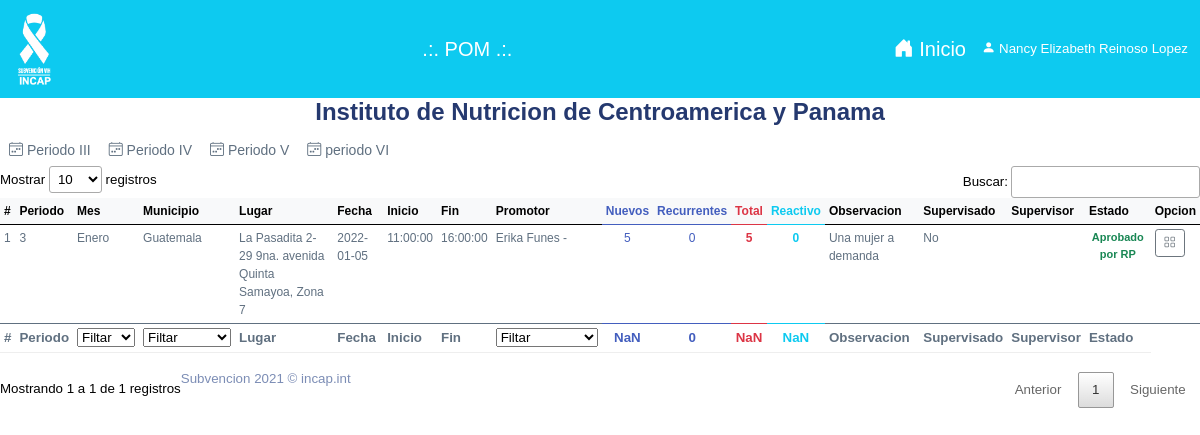
Page /vistas/enlacerp/pom/pom.php?id=1 (signed in) on the committed database.
### tables this page shows
CREATE TABLE IF NOT EXISTS `usuario` (
  `idUsuario` INT NOT NULL,
  `persona_id` INT NOT NULL,
  `rol` VARCHAR(24) NOT NULL,
  `usuario` VARCHAR(32) NULL,
  `pass` LONGTEXT NULL,
  `subreceptor_id` INT NOT NULL,
  `estado` TINYINT NULL,
  PRIMARY KEY (`idUsuario`));

CREATE TABLE IF NOT EXISTS `persona` (
  `idPersona` INT NOT NULL,
  `codigo` VARCHAR(16) NULL,
  `nombre` VARCHAR(50) NULL,
  `apellido` VARCHAR(50) NULL,
  `telefono` VARCHAR(12) NULL,
  `correo` VARCHAR(45) NULL,
  PRIMARY KEY (`idPersona`));

CREATE TABLE IF NOT EXISTS `subreceptor` (
  `idSubreceptor` INT NOT NULL,
  `codigo` VARCHAR(24) NULL,
  `nombre` VARCHAR(100) NULL,
  `enatural` INT NULL DEFAULT NULL,
  `esabor` INT NULL DEFAULT NULL,
  `efemenino` INT NULL DEFAULT NULL,
  `elubricante` INT NULL DEFAULT NULL,
  `ppvih` FLOAT NULL DEFAULT NULL,
  `pautoprueba` FLOAT NULL DEFAULT NULL,
  PRIMARY KEY (`idSubreceptor`));

CREATE TABLE IF NOT EXISTS `pom` (
  `idPom` INT NOT NULL,
  `periodo` INT NULL,
  `mes` VARCHAR(16) NULL,
  `municipio` VARCHAR(16) NULL,
  `fecha` DATE NULL,
  `horaInicio` TIME NULL,
  `horaFin` TIME NULL,
  `lugar` TEXT NULL,
  `promotor_id` INT NOT NULL,
  `pNuevo` FLOAT NULL,
  `pRecurrente` FLOAT NULL,
  `cnatural` FLOAT NULL,
  `csabor` FLOAT NULL,
  `cfemenino` FLOAT NULL,
  `lubricante` FLOAT NULL,
  `pruebaVIH` FLOAT NULL,
  `autoprueba` FLOAT NULL,
  `reactivo` FLOAT NULL,
  `sifilis` FLOAT NULL,
  `observacion` TEXT NULL,
  `poa_id` INT NOT NULL,
  `estado` VARCHAR(24) NULL,
  `subreceptor_id` INT NOT NULL,
  `movil` TINYINT NULL DEFAULT 0,
  `supervisado` TINYINT NULL,
  `supervisor` VARCHAR(50) NULL,
  PRIMARY KEY (`idPom`));

CREATE TABLE IF NOT EXISTS `catalogo` (
  `codigo` VARCHAR(24) NOT NULL,
  `nombre` VARCHAR(100) NULL,
  `descripcion` TEXT NULL,
  `categoria` VARCHAR(32) NULL,
  PRIMARY KEY (`codigo`));

### vistas/enlacerp/pom/periodo_3.php (the view, shortened to what this page needs)
<table class="table table-sm table-hover" id="pom_periodo_3" aria-describedby="pom del periodo 3">
    <thead style="font-size: 12px;" class="table-light">
        <th scope>#</th>
        <th scope>Periodo</th>
        <th scope>Mes</th>
        <th scope>Municipio</th>
        <th scope>Lugar</th>
        <th scope>Fecha</th>
        <th scope>Inicio</th>
        <th scope>Fin</th>
        <th scope>Promotor</th>
        <th class="text-center text-primary" scope>Nuevos</th>
        <th class="text-center text-primary" scope>Recurrentes</th>
        <th class="text-center text-danger" scope>Total</th>
        <th class="text-center text-info" scope>Reactivo</th>
        <th scope>Observacion</th>
        <th scope>Supervisado</th>
        <th scope>Supervisor</th>
        <th scope>Estado</th>
        <th scope>Opcion</th>
    </thead>
    <tbody style="font-size: 12px;">
        <?php
        $contap_3 = 1;
        $sqlp_3 = "SELECT DISTINCT t2.subreceptor_id, t2.idPom, t2.periodo, t3.nombre AS mes, t4.nombre AS municipio, t2.lugar, t2.fecha,
        t2.horaInicio, t2.horaFin, t6.codigo, CONCAT(t6.nombre, ' ', t6.apellido) as nombres, t2.pNuevo, t2.pRecurrente,
         (t2.pNuevo + t2.pRecurrente) as total, t2.cnatural, t2.csabor, t2.cfemenino, t2.lubricante, t2.pruebaVIH,
         t2.autoprueba, t2.reactivo, t2.sifilis, t2.observacion,
        t2.supervisado, t2.supervisor, t2.estado FROM pom t2
        LEFT JOIN catalogo t3 ON t3.codigo = t2.mes
        LEFT JOIN catalogo t4 ON t4.codigo = t2.municipio
        LEFT JOIN promotor t5 ON t5.idPromotor = t2.promotor_id
        LEFT JOIN persona t6 ON t6.idPersona = t5.persona_id
        LEFT JOIN poa t7 ON t7.idPoa = t2.poa_id
        WHERE t2.periodo = 3 AND t7.subreceptor_id = $SUBRECEPTOR
        AND t2.estado NOT IN (SELECT estado FROM pom HAVING estado IN ('PR01', 'PR02', 'PR03','ES01')) ORDER BY t2.estado";
        if ($resp_3 = $enlace->query($sqlp_3)) {
            while ($periodo_3 = $resp_3->fetch_assoc()) { ?>
                <tr>
                    <td><?php echo $contap_3++; ?></td>
                    <td><?php echo $periodo_3['periodo']; ?></td>
                    <td><?php echo $periodo_3['mes']; ?></td>
                    <td><?php echo $periodo_3['municipio']; ?></td>
                    <td><?php echo $periodo_3['lugar']; ?></td>
                    <td><?php echo $periodo_3['fecha']; ?></td>
                    <td><?php echo $periodo_3['horaInicio']; ?></td>
                    <td><?php echo $periodo_3['horaFin']; ?></td>
                    <td><?php echo $periodo_3['nombres']; ?></td>
                    <td class="text-center text-primary"><?php echo $periodo_3['pNuevo']; ?></td>
                    <td class="text-center text-primary"><?php echo $periodo_3['pRecurrente']; ?></td>
                    <th class="text-center text-danger" scope><?php echo round($periodo_3['total'], 2); ?></th>
                    <th class="text-center text-info" scope><?php echo round($periodo_3['reactivo'], 2); ?></th>
                    <td><?php echo $periodo_3['observacion']; ?></td>
                    <td><?php if ($periodo_3['supervisado'] == 1) {
                            echo 'Si';
                        } else {
                            echo 'No';
                        } ?></td>
                    <td><?php echo $periodo_3['supervisor']; ?></td>
                    <th scope style="font-size: 11px;" class="text-center">
                        <?php if ($periodo_3['estado'] == 'ES02') {
                            echo '<p class="text-primary"> Revisar</p>';
                        } elseif ($periodo_3['estado'] == 'ES03') {
                            echo '<p class="text-warning"> Revisado y enviado al Especialista </p>';
                        } elseif ($periodo_3['estado'] == 'ES04') {
                            echo '<p class = "text-success"> Aprobado por RP</p>';
                        } elseif ($periodo_3['estado'] == 'ES05') {
                            echo '<p class = "text-danger"> Pendiente de correccion</p>';
                        } elseif ($periodo_3['estado'] == 'RE01') {
                            echo '<p class = "text-info"> Solicitud de recalendarizacion</p>';
                        } elseif ($periodo_3['estado'] == 'RE02') {
                            echo '<p class = "text-success"> Actividad recalendarizado </p>';
                        } elseif ($periodo_3['estado'] == 'RE03') {
                            echo '<p class = "text-danger"> Recalendarizacion rechazada </p>';
                        } elseif ($periodo_3['estado'] == 'CA01') {
                            echo '<p class = "text-warning"> Solicitud de cancelacion </p>';
                        } elseif ($periodo_3['estado'] == 'CA02') {
                            echo '<p class = "text-danger"> Cancelacion rechazada </p>';
                        } elseif ($periodo_3['estado'] == 'ES06') {
                            echo '<p class = "text-danger"> Actividad cancelada </p>';
                        } elseif ($periodo_3['estado'] == 'RP01') {
                            echo '<p class = "text-info"> Solicitud de reprogramacion </p>';
                        } elseif ($periodo_3['estado'] == 'RP02') {
                            echo '<p class = "text-danger"> Reprogramacion rechazada </p>';
                        } elseif ($periodo_3['estado'] == 'ES08') {
                            echo '<p class = "text-warning"> Actividad reprogramada </p>';
                        } elseif ($periodo_3['estado'] == 'RC01') {
                            echo '<p class = "text-info"> Solicitud de recalendarizacion </p>';
                        } elseif ($periodo_3['estado'] == 'RC02') {
                            echo '<p class = "text-danger"> Recalendarizacion rechazada </p>';
                        } elseif ($periodo_3['estado'] == 'ES07') {
                            echo '<p class = "text-primary"> Actividad recalendarizada </p>';
                        }
                        ?>
                    </th>
                    <td>
                        <div class="dropdown">
                            <button class="btn btn-sm btn-outline-secondary" type="button" data-bs-toggle="dropdown" aria-expanded="false" style="font-size: 12px;">
                                <em class="bi bi-grid"></em>
                            </button>
                        </div>
                    </td>
                </tr>
        <?php }
        }
        ?>
    </tbody>
    <tfoot>
        <th>#</th>
        <th>Periodo</th>
        <th>Mes</th>
        <th>Municipio</th>
        <th>Lugar</th>
        <th>Fecha</th>
        <th>Inicio</th>
        <th>Fin</th>
        <th>Promotor</th>
        <td class="text-center text-primary"><strong id="tnuevo3">0</strong></td>
        <td class="text-center text-primary"><strong id="tnuevo3">0</strong></td>
        <td class="text-center text-danger"><strong id="ttotal3">0</strong></td>
        <td class="text-center text-info"><strong id="treactivo3">0</strong></td>
        <th>Observacion</th>
        <th>Supervisado</th>
        <th>Supervisor</th>
        <th>Estado</th>
    </tfoot>
</table>

### vistas/enlacerp/pom/pom.php (shortened to what this page needs)
<?php
include_once('../../../bd/conexion.php');
$ID = $_SESSION['idUsuario'];
$SUBRECEPTOR = $_GET['id'];
?>
<!DOCTYPE html>
<html lang="es">
<head>
    <link rel="stylesheet" href="../../../assets/css/bootstrap.css">
    <link rel="stylesheet" href="../../../assets/vendors/bootstrap-icons/bootstrap-icons.css">
    <link rel="stylesheet" href="../../../assets/vendors/alertifyjs/css/alertify.rtl.css">
    <link rel="stylesheet" href="../../../assets/vendors/alertifyjs/css/themes/default.css">
    <link rel="stylesheet" href="../../../assets/vendors/datatable/jquery.dataTables.min.css">
    <link rel="stylesheet" href="../../../assets/css/app.css">
</head>
<body>
    <body>
    <nav class="navbar navbar-expand-lg navbar-dark bg-info">
            <div class="container-fluid">
                <img src="../../../assets/images/vihinvertido.png" width="45" alt="">
                <a class="navbar-brand" href="#">.:. POM .:.</a>
                <div class="d-grid gap-2 d-md-flex justify-content-md-end">
                    <div class="collapse navbar-collapse" id="navbarSupportedContent">
                        <?php
                        $consulta1 = "SELECT p.nombre, p.apellido,u.usuario,r.nombre as rol,s.nombre as subreceptor FROM usuario u
                LEFT JOIN subreceptor s ON u.subreceptor_id = s.idSubreceptor
                LEFT JOIN catalogo r ON u.rol=r.codigo
                LEFT JOIN persona p ON p.idPersona=u.Persona_id WHERE u.idUsuario =$ID";
                        $res1 = $enlace->query($consulta1);
                        while ($usuario = mysqli_fetch_assoc($res1)) {
                        ?>
                            <a class="navbar-brand" href="../enlacerp.php"><em class="bi bi-house-door-fill"></em> Inicio</a>
                            <div class="dropdown">
                                <a class="btn-outline-secundary text-white" type="button" data-bs-toggle="dropdown">
                                    <em class="bi bi-person-fill"></em> <?php echo $usuario['nombre'] . ' ' . $usuario['apellido']; ?>
                                </a>
                            </div>
                    </div>
                <?php }
                        $res1->close(); ?>
                </div>
            </div>
        </nav>
        <section class="section">
            <div class="row">
                <?php
                $sql = "SELECT idSubreceptor, codigo, nombre FROM subreceptor WHERE idSubreceptor = $SUBRECEPTOR";
                $resultado = mysqli_query($enlace, $sql);
                while ($subr = mysqli_fetch_assoc($resultado)) {
                ?>
                    <div class="text-center">
                        <h4><?php echo $subr['nombre']; ?></h4>
                    </div>
                <?php
                }
                ?>
            </div>
            <ul class="nav nav-pills" id="pills-tab" role="tablist">
                <li class="nav-item" role="presentation">
                    <button class="btn btn-sm btn-secundary active" id="pills-periodo_3-tab" data-bs-toggle="pill" data-bs-target="#pills-periodo_3" type="button" role="tab" aria-controls="pills-periodo_3" aria-selected="true"><i class="bi bi-calendar4-week"></i> Periodo III</button>
                </li>
                <li class="nav-item" role="presentation">
                    <button class="btn btn-sm btn-secundary" id="pills-periodo_4-tab" data-bs-toggle="pill" data-bs-target="#pills-periodo_4" type="button" role="tab" aria-controls="pills-periodo_4" aria-selected="false"><i class="bi bi-calendar4-week"></i> Periodo IV</button>
                </li>
                <li class="nav-item" role="presentation">
                    <button class="btn btn-sm btn-secundary" id="pills-periodo_5-tab" data-bs-toggle="pill" data-bs-target="#pills-periodo_5" type="button" role="tab" aria-controls="pills-periodo_5" aria-selected="true"><i class="bi bi-calendar4-week"></i> Periodo V</button>
                </li>
                <li class="nav-item" role="presentation">
                    <button class="btn btn-sm btn-secundary" id="pills-periodo_6-tab" data-bs-toggle="pill" data-bs-target="#pills-periodo_6" type="button" role="tab" aria-controls="pills-periodo_6" aria-selected="false"><i class="bi bi-calendar4-week"></i> periodo VI</button>
                </li>
            </ul>
            <div class="tab-content" id="pills-tabContent">
                <div class="tab-pane fade show active" id="pills-periodo_3" role="tabpanel" aria-labelledby="pills-periodo_3-tab">
                    <?php include 'periodo_3.php'; ?>
                </div>
            </div>
        </section>
        <footer>
            <div class="footer clearfix mb-10 text-muted">
                <div class="float-start">
                    <p>Subvencion 2021 &copy; incap.int</p>
                </div>
            </div>
        </footer>
    </body>
</html>

### assets/css/app.css (style rules this page uses)
.btn i, .btn svg { width:16px; height:16px }
.bi { width:1rem; height:1rem }
a { text-decoration:none }
.mb-10, .my-10 { margin-bottom:3rem }

### vistas/enlacerp/pom/pom.php (style rules this page uses)
body { font-family: 'Nunito', sans-serif; font-size: smaller; }

### rows in the picture
usuario: persona.nombre "Nancy Elizabeth", persona.apellido "Reinoso Lopez"
subreceptor: nombre "Instituto de Nutricion de Centroamerica y Panama"
pom: periodo "3", catalogo.nombre "Enero", catalogo.nombre "Guatemala", lugar "La Pasadita 2-29 9na. avenida Quinta Samayoa, Zona 7", fecha "2022-01-05", horaInicio "11:00:00", horaFin "16:00:00", nombres "Erika Funes -", pNuevo "5", pRecurrente "0", total "5", reactivo "0", observacion "Una mujer a demanda", shows "No", estado "Aprobado por RP"
